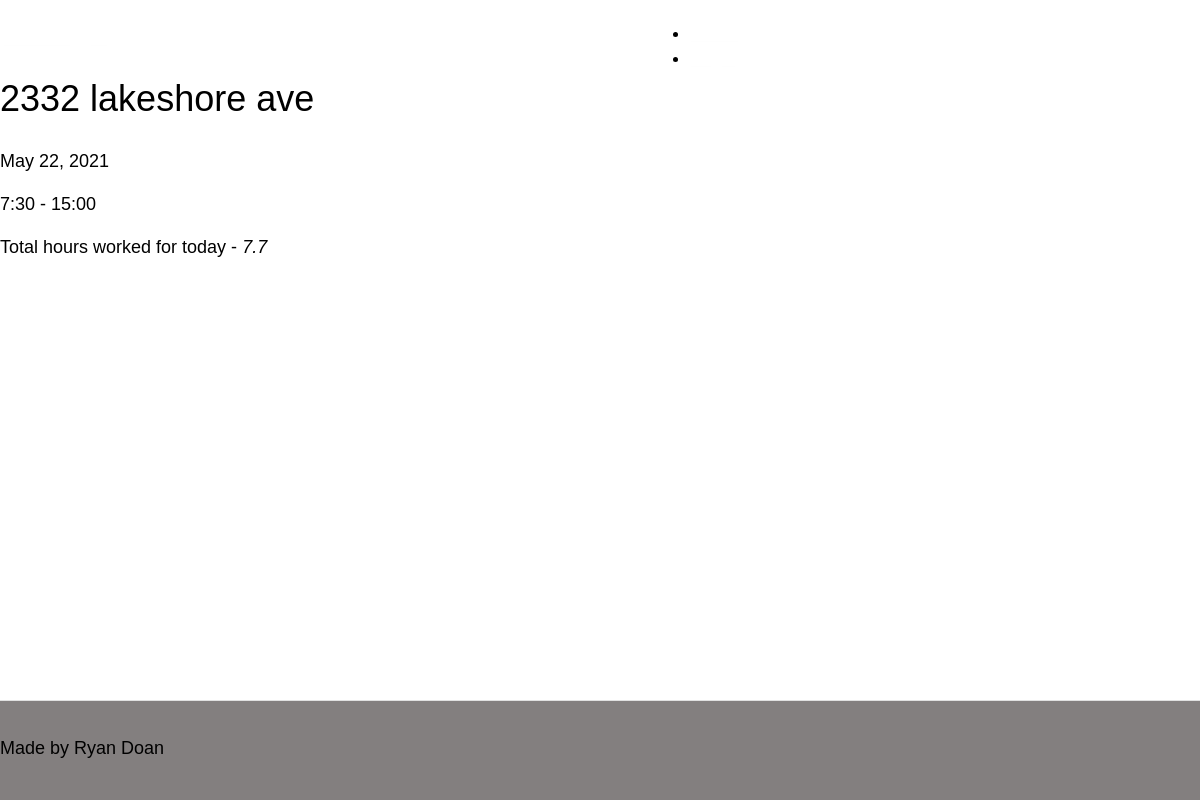
The app's page /work_tracker/5 with its own data.
### work_tracker/models.py (models this page shows, shortened)
class TimeEntry(models.Model):
    class DayInWeek(models.TextChoices):
        MONDAY = "MON", ("Monday")
        TUESDAY = "TUE", ("Tuesday")
        WEDNESDAY = "WED", ("Wednesday")
        THURSDAY = "THU", ("Thursday")
        FRIDAY = "FRI", ("Friday")
        SATURDAY = "SAT", ("Saturday")
        SUNDAY = "SUN", ("Sunday")
    day_in_week = models.CharField(max_length=3, choices=DayInWeek.choices)
    date = models.DateField(default=datetime.now)
    start_time = models.CharField(max_length=10)
    end_time = models.CharField(max_length=10)
    job = models.ForeignKey(Job, on_delete=models.CASCADE, related_name="time_entry")
    employee = models.ForeignKey(Profile, on_delete=models.CASCADE, related_name='employee')
    @property
    def get_total_hours(self):
        total = abs(
            float(self.start_time.replace(":", "."))
            - float(self.end_time.replace(":", "."))
        )
        return round(total, 2)
    class Meta:
        ordering = ["-date"]

class Job(models.Model):
    name = models.CharField(max_length=50, unique=True)
    job_type = models.CharField(max_length=50)
    location = models.CharField(max_length=100)
    sqft = models.IntegerField(blank=True)
    description = models.TextField(blank=True)

### work_tracker/views.py (the view)
# urls.py: path("<int:pk>", views.TimeEntryDetailView.as_view(), name="entry-datail"),
class TimeEntryDetailView(DetailView):
    model = TimeEntry
    template_name = "entry_detail.html"
    def get_context_data(self, **kwargs: Any):
        return super().get_context_data(**kwargs)

### work_tracker/templates/work_tracker/entry_detail.html
{% extends 'base.html' %}
{% block content %}
  <h1>{{object.job.location}}</h1>
  <p>{{object.date}}</p>
  <p>{{object.start_time}} - {{object.end_time}}</p>
  <p>Total hours worked for today - <em>{{object.get_total_hours}}</em></p>
{% endblock %}

### work_tracker/static/css/style.css (style rules this page uses)
html, body { height: 100%; }
html, body, input, textarea, button { -webkit-font-smoothing: antialiased; -moz-osx-font-smoothing: grayscale; text-shadow: 1px 1px 1px rgba(0, 0, 0, 0.004); }
html, .root { padding: 0; margin: 0; font-size: 18px; }
body { font: menu; font-size: 1rem; line-height: 1.4; padding: 0; margin: 0; }
h1 { font-size: 2rem; font-weight: 500; }

### records on screen
TimeEntry: job.location "2332 lakeshore ave", date "May 22, 2021", start_time "7:30", end_time "15:00", get_total_hours "7.7"
